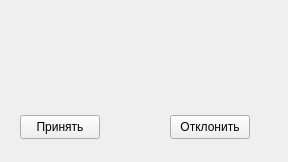
<?xml version="1.0" encoding="UTF-8"?>
<ui version="4.0">
 <class>GameInviteNotifier</class>
 <widget class="QWidget" name="GameInviteNotifier">
  <property name="geometry">
   <rect>
    <x>0</x>
    <y>0</y>
    <width>288</width>
    <height>162</height>
   </rect>
  </property>
  <property name="windowTitle">
   <string>Form</string>
  </property>
  <widget class="QLabel" name="gameInviteLabel">
   <property name="geometry">
    <rect>
     <x>20</x>
     <y>20</y>
     <width>241</width>
     <height>41</height>
    </rect>
   </property>
   <property name="text">
    <string/>
   </property>
  </widget>
  <widget class="QPushButton" name="acceptGameInviteButton">
   <property name="geometry">
    <rect>
     <x>20</x>
     <y>115</y>
     <width>80</width>
     <height>24</height>
    </rect>
   </property>
   <property name="text">
    <string>Принять</string>
   </property>
  </widget>
  <widget class="QPushButton" name="declineGameInviteButton">
   <property name="geometry">
    <rect>
     <x>170</x>
     <y>115</y>
     <width>80</width>
     <height>24</height>
    </rect>
   </property>
   <property name="text">
    <string>Отклонить</string>
   </property>
  </widget>
 </widget>
 <resources/>
 <connections/>
</ui>
